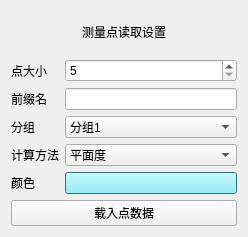
<?xml version="1.0" encoding="UTF-8"?>
<ui version="4.0">
 <class>pointDataDialog</class>
 <widget class="QDialog" name="pointDataDialog">
  <property name="geometry">
   <rect>
    <x>0</x>
    <y>0</y>
    <width>248</width>
    <height>237</height>
   </rect>
  </property>
  <property name="windowTitle">
   <string>Dialog</string>
  </property>
  <layout class="QGridLayout" name="gridLayout">
   <item row="0" column="0">
    <widget class="QLabel" name="label">
     <property name="layoutDirection">
      <enum>Qt::LeftToRight</enum>
     </property>
     <property name="styleSheet">
      <string notr="true">
font: 12pt &quot;微软雅黑&quot;;</string>
     </property>
     <property name="text">
      <string>测量点读取设置</string>
     </property>
     <property name="alignment">
      <set>Qt::AlignCenter</set>
     </property>
    </widget>
   </item>
   <item row="1" column="0">
    <layout class="QFormLayout" name="formLayout">
     <item row="0" column="0">
      <widget class="QLabel" name="Label">
       <property name="text">
        <string>点大小</string>
       </property>
      </widget>
     </item>
     <item row="0" column="1">
      <widget class="QSpinBox" name="roiSize">
       <property name="minimum">
        <number>5</number>
       </property>
       <property name="maximum">
        <number>100</number>
       </property>
       <property name="value">
        <number>5</number>
       </property>
      </widget>
     </item>
     <item row="1" column="0">
      <widget class="QLabel" name="Label_2">
       <property name="text">
        <string>前缀名</string>
       </property>
      </widget>
     </item>
     <item row="1" column="1">
      <widget class="QLineEdit" name="roiName"/>
     </item>
     <item row="2" column="0">
      <widget class="QLabel" name="Label_3">
       <property name="text">
        <string>分组</string>
       </property>
      </widget>
     </item>
     <item row="2" column="1">
      <widget class="QComboBox" name="roiTeam">
       <item>
        <property name="text">
         <string>分组1</string>
        </property>
       </item>
       <item>
        <property name="text">
         <string>分组2</string>
        </property>
       </item>
       <item>
        <property name="text">
         <string>分组3</string>
        </property>
       </item>
       <item>
        <property name="text">
         <string>分组4</string>
        </property>
       </item>
       <item>
        <property name="text">
         <string>分组5</string>
        </property>
       </item>
       <item>
        <property name="text">
         <string>分组6</string>
        </property>
       </item>
       <item>
        <property name="text">
         <string>分组7</string>
        </property>
       </item>
       <item>
        <property name="text">
         <string>分组8</string>
        </property>
       </item>
      </widget>
     </item>
     <item row="3" column="0">
      <widget class="QLabel" name="Label_4">
       <property name="text">
        <string>计算方法</string>
       </property>
      </widget>
     </item>
     <item row="3" column="1">
      <widget class="QComboBox" name="func">
       <item>
        <property name="text">
         <string>平面度</string>
        </property>
       </item>
       <item>
        <property name="text">
         <string>点到平面高差</string>
        </property>
       </item>
       <item>
        <property name="text">
         <string>点到点高差</string>
        </property>
       </item>
      </widget>
     </item>
     <item row="4" column="0">
      <widget class="QLabel" name="Label_5">
       <property name="text">
        <string>颜色</string>
       </property>
      </widget>
     </item>
     <item row="4" column="1">
      <widget class="QPushButton" name="roiColor">
       <property name="styleSheet">
        <string notr="true">background-color: rgb(133, 249, 255);</string>
       </property>
       <property name="text">
        <string/>
       </property>
      </widget>
     </item>
    </layout>
   </item>
   <item row="2" column="0">
    <widget class="QPushButton" name="loadPoint">
     <property name="text">
      <string>载入点数据</string>
     </property>
    </widget>
   </item>
  </layout>
 </widget>
 <resources/>
 <connections/>
</ui>
